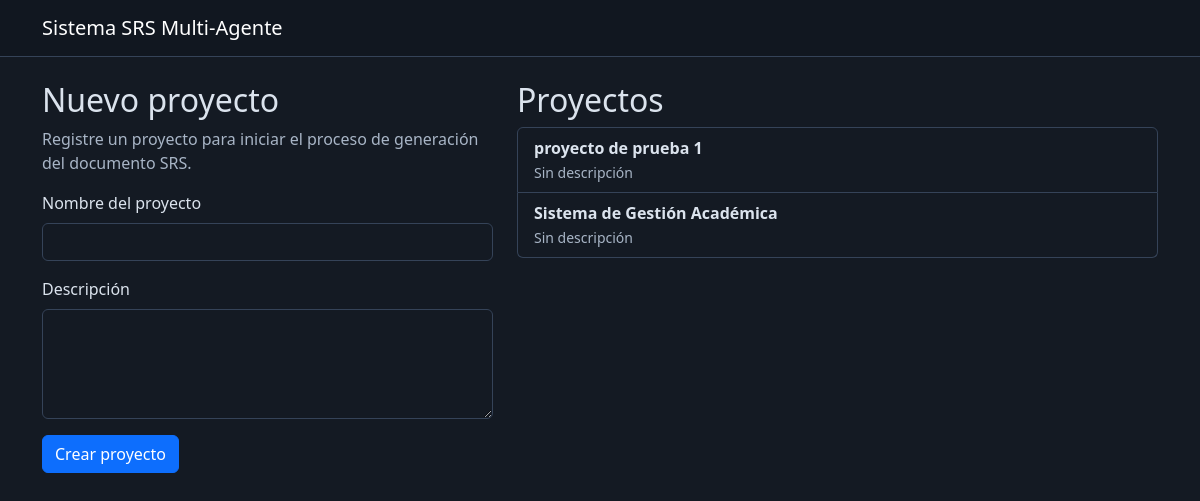
Before: / with the older database file.
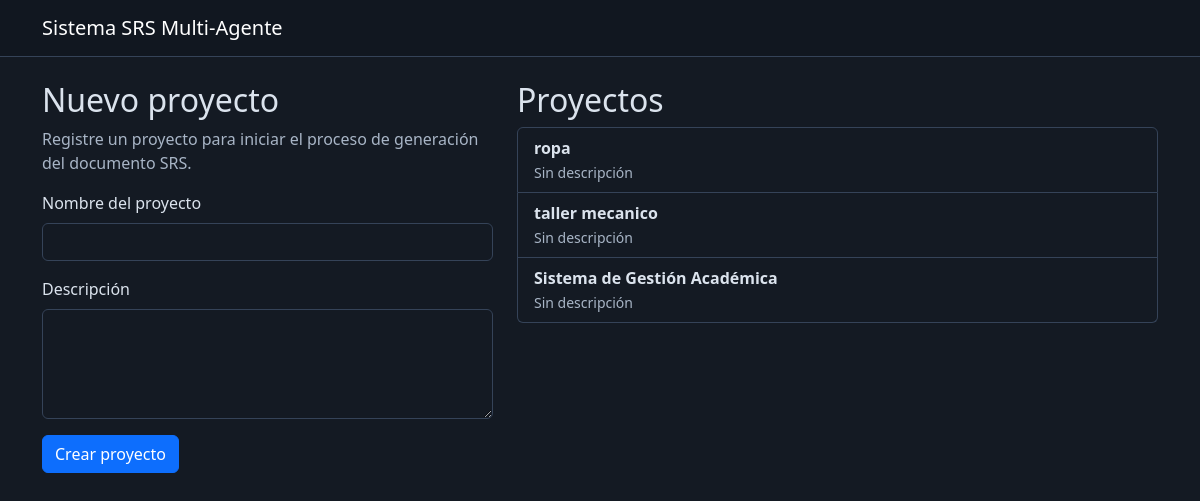
After: the same page with the newer database file.
### app/models.py (models this page shows)
class Project(db.Model):
    id = db.Column(
        db.Integer,
        primary_key=True
    )
    name = db.Column(
        db.String(150),
        nullable=False
    )
    description = db.Column(
        db.Text,
        nullable=True
    )
    created_at = db.Column(
        db.DateTime,
        default=datetime.utcnow
    )

### app/routes.py (the view)
@main.route("/")
def index():
    projects = Project.query.order_by(
        Project.created_at.desc()
    ).all()
    return render_template(
        "index.html",
        projects=projects
    )

### app/templates/index.html (shortened to what this page needs)
{% extends "base.html" %}
{% block content %}
<div class="row">
    <div class="col-md-5">
        <h2>Nuevo proyecto</h2>
        <p class="text-muted">
            Registre un proyecto para iniciar el proceso
            de generación del documento SRS.
        </p>
        <form
            method="POST"
            action="{{ url_for('main.create_project') }}"
        >
            <div class="mb-3">
                <label class="form-label">
                    Nombre del proyecto
                </label>
                <input
                    type="text"
                    name="name"
                    class="form-control"
                    required
                >
            </div>
            <div class="mb-3">
                <label class="form-label">
                    Descripción
                </label>
                <textarea
                    name="description"
                    class="form-control"
                    rows="4"
                ></textarea>
            </div>
            <button
                type="submit"
                class="btn btn-primary"
            >
                Crear proyecto
            </button>
        </form>
    </div>
    <div class="col-md-7">
        <h2>Proyectos</h2>
        {% if projects %}
            <div class="list-group">
                {% for project in projects %}
                    <a
                        href="{{ url_for('main.project_detail', project_id=project.id) }}"
                        class="list-group-item list-group-item-action"
                    >
                        <strong>
                            {{ project.name }}
                        </strong>
                        <br>
                        <small class="text-muted">
                            {{ project.description or "Sin descripción" }}
                        </small>
                    </a>
                {% endfor %}
            </div>
        {% else %}
            <div class="alert alert-secondary">
                Todavía no existen proyectos registrados.
            </div>
        {% endif %}
    </div>
</div>
{% endblock %}

### app/templates/base.html (shortened to what this page needs)
<!DOCTYPE html>
<html lang="es" data-bs-theme="dark">
<head>
    <link
        href="https://cdn.jsdelivr.net/npm/bootstrap@5.3.3/dist/css/bootstrap.min.css"
        rel="stylesheet"
    >
    <link
        rel="stylesheet"
        href="{{ url_for('static', filename='css/style.css') }}"
    >
</head>
<body>
    <nav class="navbar navbar-dark bg-dark">
        <div class="container">
            <a
                class="navbar-brand"
                href="{{ url_for('main.index') }}"
            >
                Sistema SRS Multi-Agente
            </a>
        </div>
    </nav>
    <main class="container py-4">
        {% block content %}
        {% endblock %}
    </main>
</body>
</html>

### app/static/css/style.css (style rules this page uses)
:root[data-bs-theme="dark"] { color-scheme: dark; --bs-body-bg: #141a23; --bs-body-color: #dbe3ed; --bs-emphasis-color: #ecf1f7; --bs-secondary-color: #a8b5c6; --bs-secondary-bg: #202b3a; --bs-tertiary-bg: #1c2633; --bs-border-color: #354358; --bs-link-color: #9fc4ff; --bs-link-color-rgb: 159, 196, 255; --bs-link-hover-color: #c5dcff; --bs-link-hover-color-rgb: 197, 220, 255; }
body { background-color: var(--bs-body-bg); color: var(--bs-body-color); }
.navbar.bg-dark { background-color: #111720 !important; border-bottom: 1px solid #354358; }
.form-control::placeholder { color: #a8b5c6; opacity: 1; }

Changed rows visible on the page:
removed Project: name "proyecto de prueba 1", description "Sin descripción"
added Project: name "ropa", description "Sin descripción"
added Project: name "taller mecanico", description "Sin descripción"
